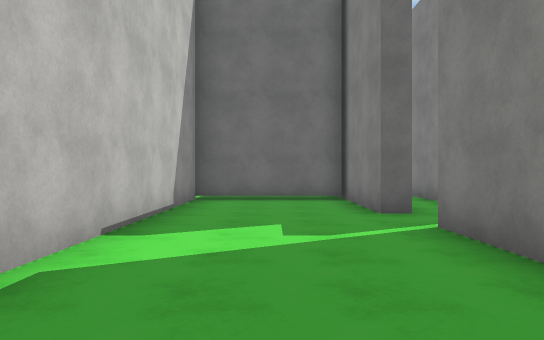
view 1 (above)

24 first-person views from a walk through a 3-D level made in the Unity game engine. The camera is 1.4 m above the floor, looks level and sees 70° across. The floor is counted in squares, 2 m on a side. Each view is taken from the middle of a square. On the plan, view 1 faces up. The plan holds only what a view shows up to about 11 squares ahead; the rest is blank. The player is left out. Surface patterns are stand-ins for the level's own textures.

view 2
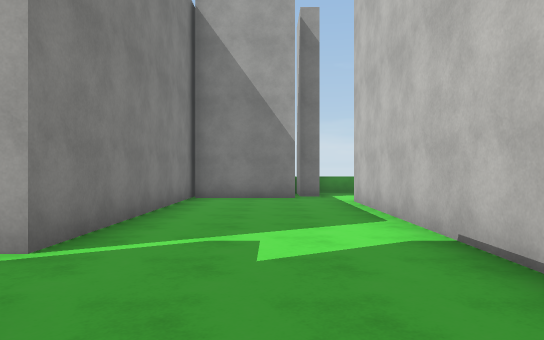

view 3
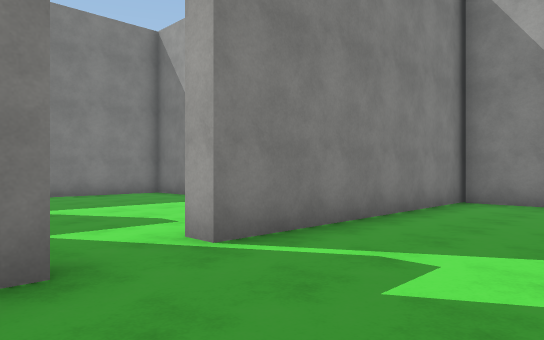

view 4
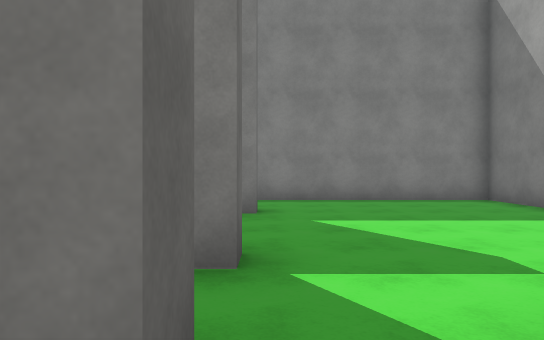

view 5
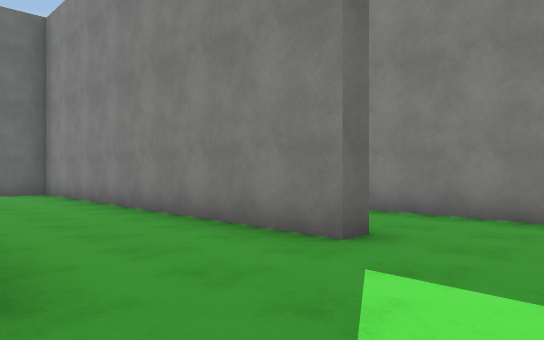

view 6
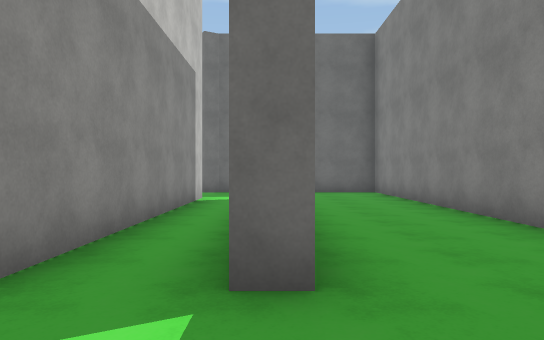

view 7
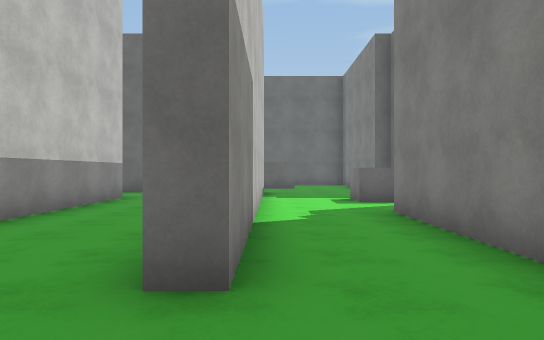

view 8
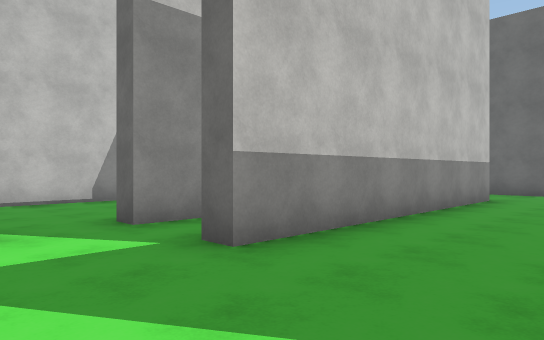

view 9
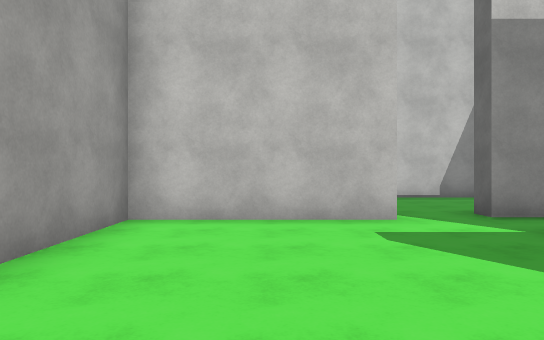

view 10
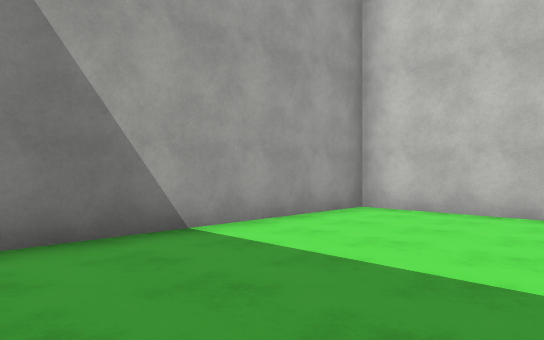

view 11
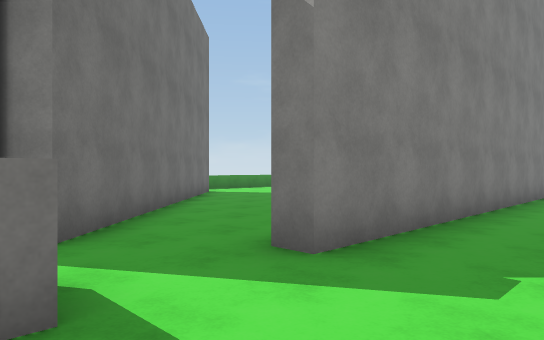

view 12
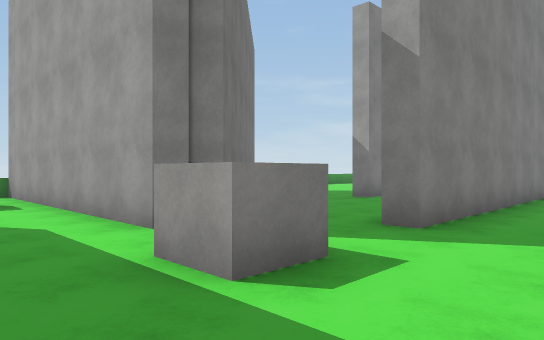

view 13
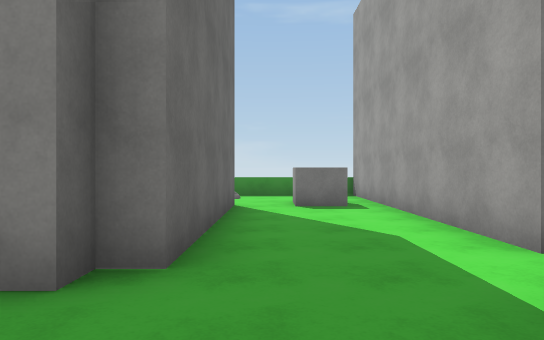

view 14
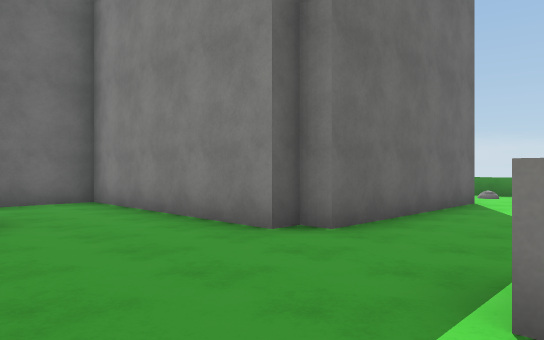

view 15
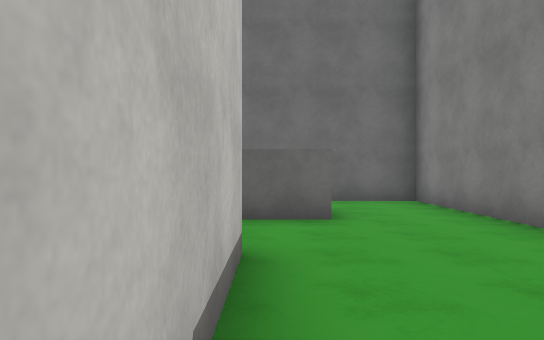

view 16
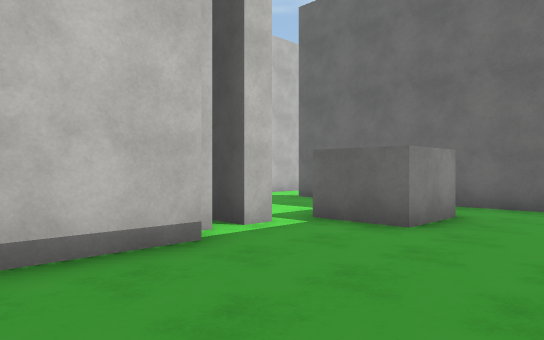

view 17
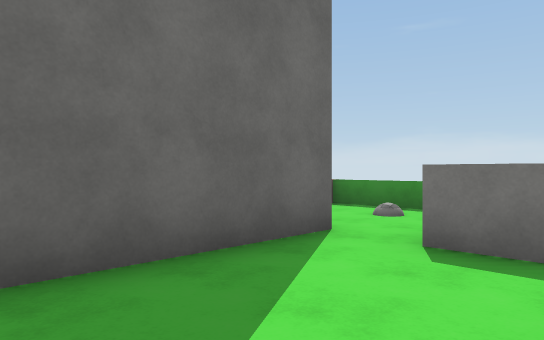

view 18
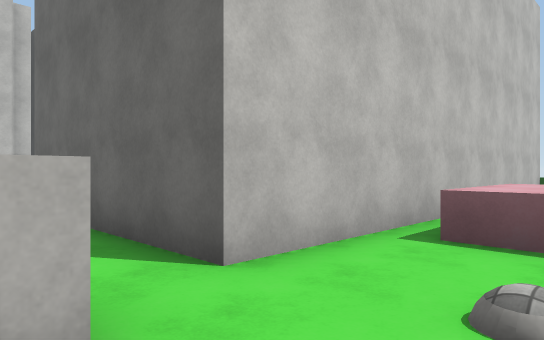

view 19
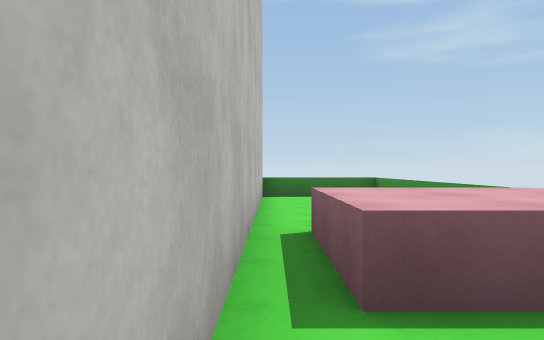

view 20
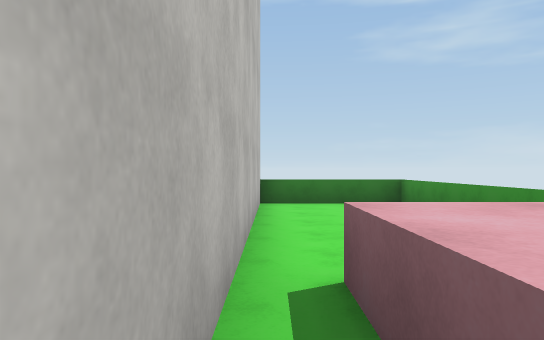

view 21
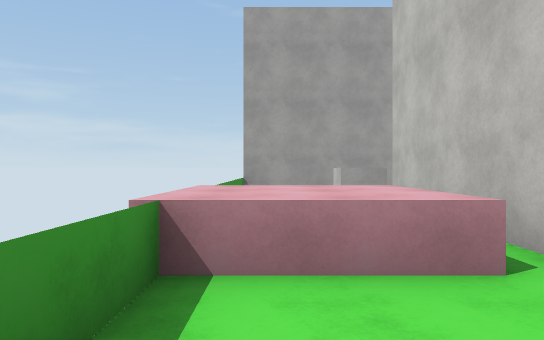

view 22
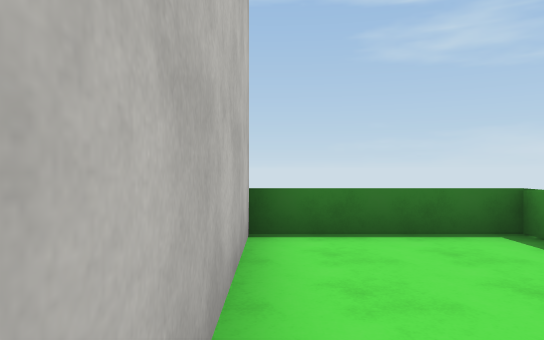

view 23
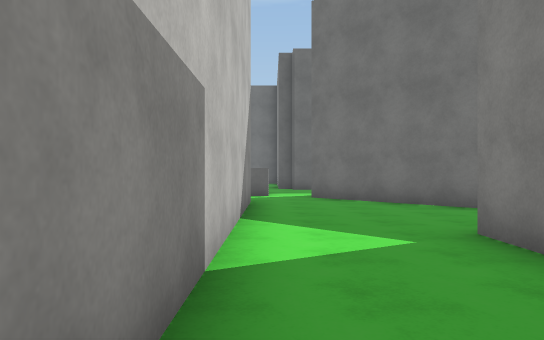

view 24
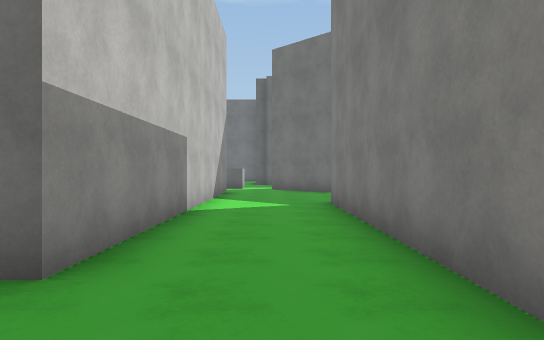

### Floor plan
Key: @ floor where view 1 was taken; # wall or solid block; x gap in a wall; . floor; = window, fence, low wall or low ledge; ^ raised ledge; T thing the floor can be seen under or through; O other object.
Columns run from 2 left of view 1 to 20 right of it. Each row starts with its distance up from view 1.
 27                   ####
 26                   #...x
 25                   #...=
 24                   #...=
 23                   #...=
 22       .#  ####    #.. =
 21       ..  ...#    #...=
 20        .. #..#    #.^^^
 19         ..#..#    #.^^^
 18          ....#    #.^^^
 17         ##...#    #...=
 16       ####...######...#
 15       ...#............=
 14     .....#.........O .=
 13     #.#..#..OO........=
 12     #.#..#.....########
 11     #.#..#.....##
 10 ....#.#..#..#...#^
  9 #TTT#.#..#..#....#
  8 #...#.#..#..#....##
  7 #...#.#..#..#.....##
  6 #...........#..#...
  5 #...........#..#
  4 #...#.......#..#
  3 #...#.......#..#
  2 #...#.......#..#
  1 #...#########..#
  0 #.@.#       ...#
 -1 ....#
 -2 .####         .
 -3 .#

Where each view was taken, in squares from view 1:
view 1: 0 up, 0 right, facing up
view 2: 8 up, 0 right, facing down
view 3: 7 up, 1 left, facing down-right
view 4: 6 up, 1 right, facing right
view 5: 4 up, 4 right, facing up-right
view 6: 4 up, 4 right, facing up
view 7: 4 up, 8 right, facing up
view 8: 4 up, 7 right, facing up-left
view 9: 3 up, 8 right, facing left
view 10: 5 up, 9 right, facing down-left
view 11: 13 up, 8 right, facing down-right
view 12: 15 up, 8 right, facing down-right
view 13: 15 up, 9 right, facing right
view 14: 13 up, 8 right, facing up-right
view 15: 13 up, 8 right, facing up
view 16: 14 up, 11 right, facing up-left
view 17: 13 up, 13 right, facing up-right
view 18: 14 up, 19 right, facing up-left
view 19: 16 up, 17 right, facing up
view 20: 18 up, 17 right, facing up
view 21: 23 up, 19 right, facing down
view 22: 22 up, 17 right, facing up
view 23: 2 up, 11 right, facing up
view 24: 2 down, 12 right, facing up
